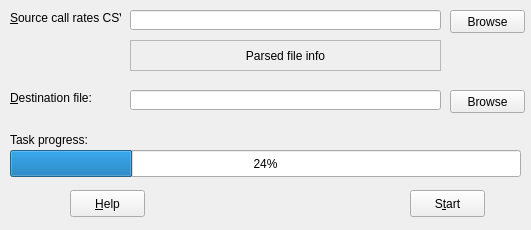
<?xml version="1.0" encoding="UTF-8"?>
<ui version="4.0">
 <class>MainWindow</class>
 <widget class="QMainWindow" name="MainWindow">
  <property name="windowModality">
   <enum>Qt::ApplicationModal</enum>
  </property>
  <property name="geometry">
   <rect>
    <x>0</x>
    <y>0</y>
    <width>531</width>
    <height>230</height>
   </rect>
  </property>
  <property name="sizePolicy">
   <sizepolicy hsizetype="Fixed" vsizetype="Fixed">
    <horstretch>0</horstretch>
    <verstretch>0</verstretch>
   </sizepolicy>
  </property>
  <property name="minimumSize">
   <size>
    <width>531</width>
    <height>230</height>
   </size>
  </property>
  <property name="maximumSize">
   <size>
    <width>531</width>
    <height>230</height>
   </size>
  </property>
  <property name="windowTitle">
   <string>Call rates converter:</string>
  </property>
  <widget class="QWidget" name="centralWidget">
   <widget class="QLabel" name="label">
    <property name="geometry">
     <rect>
      <x>10</x>
      <y>10</y>
      <width>111</width>
      <height>16</height>
     </rect>
    </property>
    <property name="text">
     <string>&amp;Source call rates CSV:</string>
    </property>
    <property name="buddy">
     <cstring>sourceEdit</cstring>
    </property>
   </widget>
   <widget class="QLineEdit" name="sourceEdit">
    <property name="geometry">
     <rect>
      <x>130</x>
      <y>10</y>
      <width>311</width>
      <height>20</height>
     </rect>
    </property>
   </widget>
   <widget class="QPushButton" name="sourceBrowse">
    <property name="geometry">
     <rect>
      <x>450</x>
      <y>10</y>
      <width>75</width>
      <height>23</height>
     </rect>
    </property>
    <property name="text">
     <string>Browse</string>
    </property>
   </widget>
   <widget class="QLabel" name="label_2">
    <property name="geometry">
     <rect>
      <x>10</x>
      <y>90</y>
      <width>91</width>
      <height>16</height>
     </rect>
    </property>
    <property name="text">
     <string>&amp;Destination file:</string>
    </property>
    <property name="buddy">
     <cstring>destEdit</cstring>
    </property>
   </widget>
   <widget class="QLineEdit" name="destEdit">
    <property name="geometry">
     <rect>
      <x>130</x>
      <y>90</y>
      <width>311</width>
      <height>20</height>
     </rect>
    </property>
   </widget>
   <widget class="QPushButton" name="destBrowse">
    <property name="geometry">
     <rect>
      <x>450</x>
      <y>90</y>
      <width>75</width>
      <height>23</height>
     </rect>
    </property>
    <property name="text">
     <string>Browse</string>
    </property>
   </widget>
   <widget class="QProgressBar" name="bar">
    <property name="geometry">
     <rect>
      <x>10</x>
      <y>150</y>
      <width>511</width>
      <height>27</height>
     </rect>
    </property>
    <property name="value">
     <number>24</number>
    </property>
   </widget>
   <widget class="QLabel" name="barLabel">
    <property name="geometry">
     <rect>
      <x>10</x>
      <y>130</y>
      <width>111</width>
      <height>20</height>
     </rect>
    </property>
    <property name="text">
     <string>Task progress:</string>
    </property>
   </widget>
   <widget class="QPushButton" name="startBtn">
    <property name="geometry">
     <rect>
      <x>410</x>
      <y>190</y>
      <width>75</width>
      <height>27</height>
     </rect>
    </property>
    <property name="text">
     <string>S&amp;tart</string>
    </property>
   </widget>
   <widget class="QPushButton" name="helpBtn">
    <property name="geometry">
     <rect>
      <x>70</x>
      <y>190</y>
      <width>75</width>
      <height>27</height>
     </rect>
    </property>
    <property name="text">
     <string>&amp;Help</string>
    </property>
   </widget>
   <widget class="QLabel" name="infoLabel">
    <property name="geometry">
     <rect>
      <x>130</x>
      <y>40</y>
      <width>311</width>
      <height>31</height>
     </rect>
    </property>
    <property name="frameShape">
     <enum>QFrame::StyledPanel</enum>
    </property>
    <property name="frameShadow">
     <enum>QFrame::Sunken</enum>
    </property>
    <property name="text">
     <string>Parsed file info</string>
    </property>
    <property name="alignment">
     <set>Qt::AlignCenter</set>
    </property>
   </widget>
  </widget>
 </widget>
 <layoutdefault spacing="6" margin="11"/>
 <resources/>
 <connections/>
</ui>
